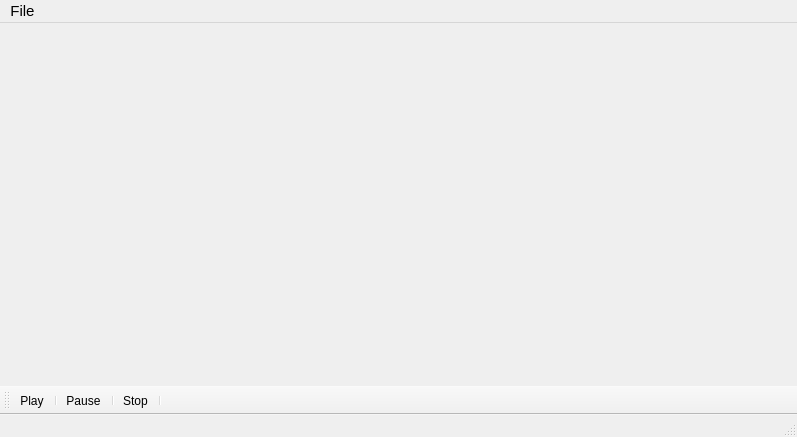
<?xml version="1.0" encoding="UTF-8"?>
<ui version="4.0">
 <class>MainWindow</class>
 <widget class="QMainWindow" name="MainWindow">
  <property name="geometry">
   <rect>
    <x>0</x>
    <y>0</y>
    <width>797</width>
    <height>437</height>
   </rect>
  </property>
  <property name="windowTitle">
   <string>Music Player for Senior Citizens</string>
  </property>
  <property name="autoFillBackground">
   <bool>true</bool>
  </property>
  <widget class="QWidget" name="centralWidget">
   <property name="palette">
    <palette>
     <active>
      <colorrole role="WindowText">
       <brush brushstyle="SolidPattern">
        <color alpha="255">
         <red>0</red>
         <green>0</green>
         <blue>0</blue>
        </color>
       </brush>
      </colorrole>
      <colorrole role="Button">
       <brush brushstyle="SolidPattern">
        <color alpha="255">
         <red>240</red>
         <green>240</green>
         <blue>240</blue>
        </color>
       </brush>
      </colorrole>
      <colorrole role="Light">
       <brush brushstyle="SolidPattern">
        <color alpha="255">
         <red>255</red>
         <green>255</green>
         <blue>255</blue>
        </color>
       </brush>
      </colorrole>
      <colorrole role="Midlight">
       <brush brushstyle="SolidPattern">
        <color alpha="255">
         <red>247</red>
         <green>247</green>
         <blue>247</blue>
        </color>
       </brush>
      </colorrole>
      <colorrole role="Dark">
       <brush brushstyle="SolidPattern">
        <color alpha="255">
         <red>120</red>
         <green>120</green>
         <blue>120</blue>
        </color>
       </brush>
      </colorrole>
      <colorrole role="Mid">
       <brush brushstyle="SolidPattern">
        <color alpha="255">
         <red>160</red>
         <green>160</green>
         <blue>160</blue>
        </color>
       </brush>
      </colorrole>
      <colorrole role="Text">
       <brush brushstyle="SolidPattern">
        <color alpha="255">
         <red>0</red>
         <green>0</green>
         <blue>0</blue>
        </color>
       </brush>
      </colorrole>
      <colorrole role="BrightText">
       <brush brushstyle="SolidPattern">
        <color alpha="255">
         <red>255</red>
         <green>255</green>
         <blue>255</blue>
        </color>
       </brush>
      </colorrole>
      <colorrole role="ButtonText">
       <brush brushstyle="SolidPattern">
        <color alpha="255">
         <red>0</red>
         <green>0</green>
         <blue>0</blue>
        </color>
       </brush>
      </colorrole>
      <colorrole role="Base">
       <brush brushstyle="SolidPattern">
        <color alpha="255">
         <red>255</red>
         <green>255</green>
         <blue>255</blue>
        </color>
       </brush>
      </colorrole>
      <colorrole role="Window">
       <brush brushstyle="SolidPattern">
        <color alpha="255">
         <red>240</red>
         <green>240</green>
         <blue>240</blue>
        </color>
       </brush>
      </colorrole>
      <colorrole role="Shadow">
       <brush brushstyle="SolidPattern">
        <color alpha="255">
         <red>0</red>
         <green>0</green>
         <blue>0</blue>
        </color>
       </brush>
      </colorrole>
      <colorrole role="AlternateBase">
       <brush brushstyle="SolidPattern">
        <color alpha="255">
         <red>247</red>
         <green>247</green>
         <blue>247</blue>
        </color>
       </brush>
      </colorrole>
      <colorrole role="ToolTipBase">
       <brush brushstyle="SolidPattern">
        <color alpha="255">
         <red>255</red>
         <green>255</green>
         <blue>220</blue>
        </color>
       </brush>
      </colorrole>
      <colorrole role="ToolTipText">
       <brush brushstyle="SolidPattern">
        <color alpha="255">
         <red>0</red>
         <green>0</green>
         <blue>0</blue>
        </color>
       </brush>
      </colorrole>
     </active>
     <inactive>
      <colorrole role="WindowText">
       <brush brushstyle="SolidPattern">
        <color alpha="255">
         <red>0</red>
         <green>0</green>
         <blue>0</blue>
        </color>
       </brush>
      </colorrole>
      <colorrole role="Button">
       <brush brushstyle="SolidPattern">
        <color alpha="255">
         <red>240</red>
         <green>240</green>
         <blue>240</blue>
        </color>
       </brush>
      </colorrole>
      <colorrole role="Light">
       <brush brushstyle="SolidPattern">
        <color alpha="255">
         <red>255</red>
         <green>255</green>
         <blue>255</blue>
        </color>
       </brush>
      </colorrole>
      <colorrole role="Midlight">
       <brush brushstyle="SolidPattern">
        <color alpha="255">
         <red>247</red>
         <green>247</green>
         <blue>247</blue>
        </color>
       </brush>
      </colorrole>
      <colorrole role="Dark">
       <brush brushstyle="SolidPattern">
        <color alpha="255">
         <red>120</red>
         <green>120</green>
         <blue>120</blue>
        </color>
       </brush>
      </colorrole>
      <colorrole role="Mid">
       <brush brushstyle="SolidPattern">
        <color alpha="255">
         <red>160</red>
         <green>160</green>
         <blue>160</blue>
        </color>
       </brush>
      </colorrole>
      <colorrole role="Text">
       <brush brushstyle="SolidPattern">
        <color alpha="255">
         <red>0</red>
         <green>0</green>
         <blue>0</blue>
        </color>
       </brush>
      </colorrole>
      <colorrole role="BrightText">
       <brush brushstyle="SolidPattern">
        <color alpha="255">
         <red>255</red>
         <green>255</green>
         <blue>255</blue>
        </color>
       </brush>
      </colorrole>
      <colorrole role="ButtonText">
       <brush brushstyle="SolidPattern">
        <color alpha="255">
         <red>0</red>
         <green>0</green>
         <blue>0</blue>
        </color>
       </brush>
      </colorrole>
      <colorrole role="Base">
       <brush brushstyle="SolidPattern">
        <color alpha="255">
         <red>255</red>
         <green>255</green>
         <blue>255</blue>
        </color>
       </brush>
      </colorrole>
      <colorrole role="Window">
       <brush brushstyle="SolidPattern">
        <color alpha="255">
         <red>240</red>
         <green>240</green>
         <blue>240</blue>
        </color>
       </brush>
      </colorrole>
      <colorrole role="Shadow">
       <brush brushstyle="SolidPattern">
        <color alpha="255">
         <red>0</red>
         <green>0</green>
         <blue>0</blue>
        </color>
       </brush>
      </colorrole>
      <colorrole role="AlternateBase">
       <brush brushstyle="SolidPattern">
        <color alpha="255">
         <red>247</red>
         <green>247</green>
         <blue>247</blue>
        </color>
       </brush>
      </colorrole>
      <colorrole role="ToolTipBase">
       <brush brushstyle="SolidPattern">
        <color alpha="255">
         <red>255</red>
         <green>255</green>
         <blue>220</blue>
        </color>
       </brush>
      </colorrole>
      <colorrole role="ToolTipText">
       <brush brushstyle="SolidPattern">
        <color alpha="255">
         <red>0</red>
         <green>0</green>
         <blue>0</blue>
        </color>
       </brush>
      </colorrole>
     </inactive>
     <disabled>
      <colorrole role="WindowText">
       <brush brushstyle="SolidPattern">
        <color alpha="255">
         <red>120</red>
         <green>120</green>
         <blue>120</blue>
        </color>
       </brush>
      </colorrole>
      <colorrole role="Button">
       <brush brushstyle="SolidPattern">
        <color alpha="255">
         <red>240</red>
         <green>240</green>
         <blue>240</blue>
        </color>
       </brush>
      </colorrole>
      <colorrole role="Light">
       <brush brushstyle="SolidPattern">
        <color alpha="255">
         <red>255</red>
         <green>255</green>
         <blue>255</blue>
        </color>
       </brush>
      </colorrole>
      <colorrole role="Midlight">
       <brush brushstyle="SolidPattern">
        <color alpha="255">
         <red>247</red>
         <green>247</green>
         <blue>247</blue>
        </color>
       </brush>
      </colorrole>
      <colorrole role="Dark">
       <brush brushstyle="SolidPattern">
        <color alpha="255">
         <red>120</red>
         <green>120</green>
         <blue>120</blue>
        </color>
       </brush>
      </colorrole>
      <colorrole role="Mid">
       <brush brushstyle="SolidPattern">
        <color alpha="255">
         <red>160</red>
         <green>160</green>
         <blue>160</blue>
        </color>
       </brush>
      </colorrole>
      <colorrole role="Text">
       <brush brushstyle="SolidPattern">
        <color alpha="255">
         <red>120</red>
         <green>120</green>
         <blue>120</blue>
        </color>
       </brush>
      </colorrole>
      <colorrole role="BrightText">
       <brush brushstyle="SolidPattern">
        <color alpha="255">
         <red>255</red>
         <green>255</green>
         <blue>255</blue>
        </color>
       </brush>
      </colorrole>
      <colorrole role="ButtonText">
       <brush brushstyle="SolidPattern">
        <color alpha="255">
         <red>120</red>
         <green>120</green>
         <blue>120</blue>
        </color>
       </brush>
      </colorrole>
      <colorrole role="Base">
       <brush brushstyle="SolidPattern">
        <color alpha="255">
         <red>240</red>
         <green>240</green>
         <blue>240</blue>
        </color>
       </brush>
      </colorrole>
      <colorrole role="Window">
       <brush brushstyle="SolidPattern">
        <color alpha="255">
         <red>240</red>
         <green>240</green>
         <blue>240</blue>
        </color>
       </brush>
      </colorrole>
      <colorrole role="Shadow">
       <brush brushstyle="SolidPattern">
        <color alpha="255">
         <red>0</red>
         <green>0</green>
         <blue>0</blue>
        </color>
       </brush>
      </colorrole>
      <colorrole role="AlternateBase">
       <brush brushstyle="SolidPattern">
        <color alpha="255">
         <red>240</red>
         <green>240</green>
         <blue>240</blue>
        </color>
       </brush>
      </colorrole>
      <colorrole role="ToolTipBase">
       <brush brushstyle="SolidPattern">
        <color alpha="255">
         <red>255</red>
         <green>255</green>
         <blue>220</blue>
        </color>
       </brush>
      </colorrole>
      <colorrole role="ToolTipText">
       <brush brushstyle="SolidPattern">
        <color alpha="255">
         <red>0</red>
         <green>0</green>
         <blue>0</blue>
        </color>
       </brush>
      </colorrole>
     </disabled>
    </palette>
   </property>
  </widget>
  <widget class="QMenuBar" name="menuBar">
   <property name="geometry">
    <rect>
     <x>0</x>
     <y>0</y>
     <width>797</width>
     <height>26</height>
    </rect>
   </property>
   <property name="font">
    <font>
     <pointsize>11</pointsize>
    </font>
   </property>
   <widget class="QMenu" name="menuFile">
    <property name="title">
     <string>File</string>
    </property>
    <addaction name="actionOpen"/>
    <addaction name="actionSettings"/>
   </widget>
   <addaction name="menuFile"/>
  </widget>
  <widget class="QStatusBar" name="statusBar"/>
  <widget class="QToolBar" name="mainToolBar">
   <attribute name="toolBarArea">
    <enum>BottomToolBarArea</enum>
   </attribute>
   <attribute name="toolBarBreak">
    <bool>true</bool>
   </attribute>
   <addaction name="actionPlay"/>
   <addaction name="separator"/>
   <addaction name="actionPause"/>
   <addaction name="separator"/>
   <addaction name="actionStop"/>
   <addaction name="separator"/>
  </widget>
  <action name="actionOpen">
   <property name="icon">
    <iconset resource="resources.qrc">
     <normaloff>:/images/icons/1455426565_Folder.png</normaloff>:/images/icons/1455426565_Folder.png</iconset>
   </property>
   <property name="text">
    <string>Open</string>
   </property>
   <property name="toolTip">
    <string>Open a File</string>
   </property>
   <property name="font">
    <font>
     <pointsize>11</pointsize>
    </font>
   </property>
  </action>
  <action name="actionPlay">
   <property name="icon">
    <iconset resource="resources.qrc">
     <normaloff>:/images/icons/1455426565_Play1Pressed.png</normaloff>:/images/icons/1455426565_Play1Pressed.png</iconset>
   </property>
   <property name="text">
    <string>Play</string>
   </property>
  </action>
  <action name="actionPause">
   <property name="icon">
    <iconset resource="resources.qrc">
     <normaloff>:/images/icons/1455426593_PauseHot.png</normaloff>:/images/icons/1455426593_PauseHot.png</iconset>
   </property>
   <property name="text">
    <string>Pause</string>
   </property>
  </action>
  <action name="actionStop">
   <property name="icon">
    <iconset resource="resources.qrc">
     <normaloff>:/images/icons/1455426608_Stop1Normal.png</normaloff>:/images/icons/1455426608_Stop1Normal.png</iconset>
   </property>
   <property name="text">
    <string>Stop</string>
   </property>
  </action>
  <action name="actionSettings">
   <property name="text">
    <string>Settings</string>
   </property>
   <property name="font">
    <font>
     <pointsize>11</pointsize>
    </font>
   </property>
  </action>
 </widget>
 <layoutdefault spacing="6" margin="11"/>
 <resources>
  <include location="resources.qrc"/>
 </resources>
 <connections/>
</ui>
